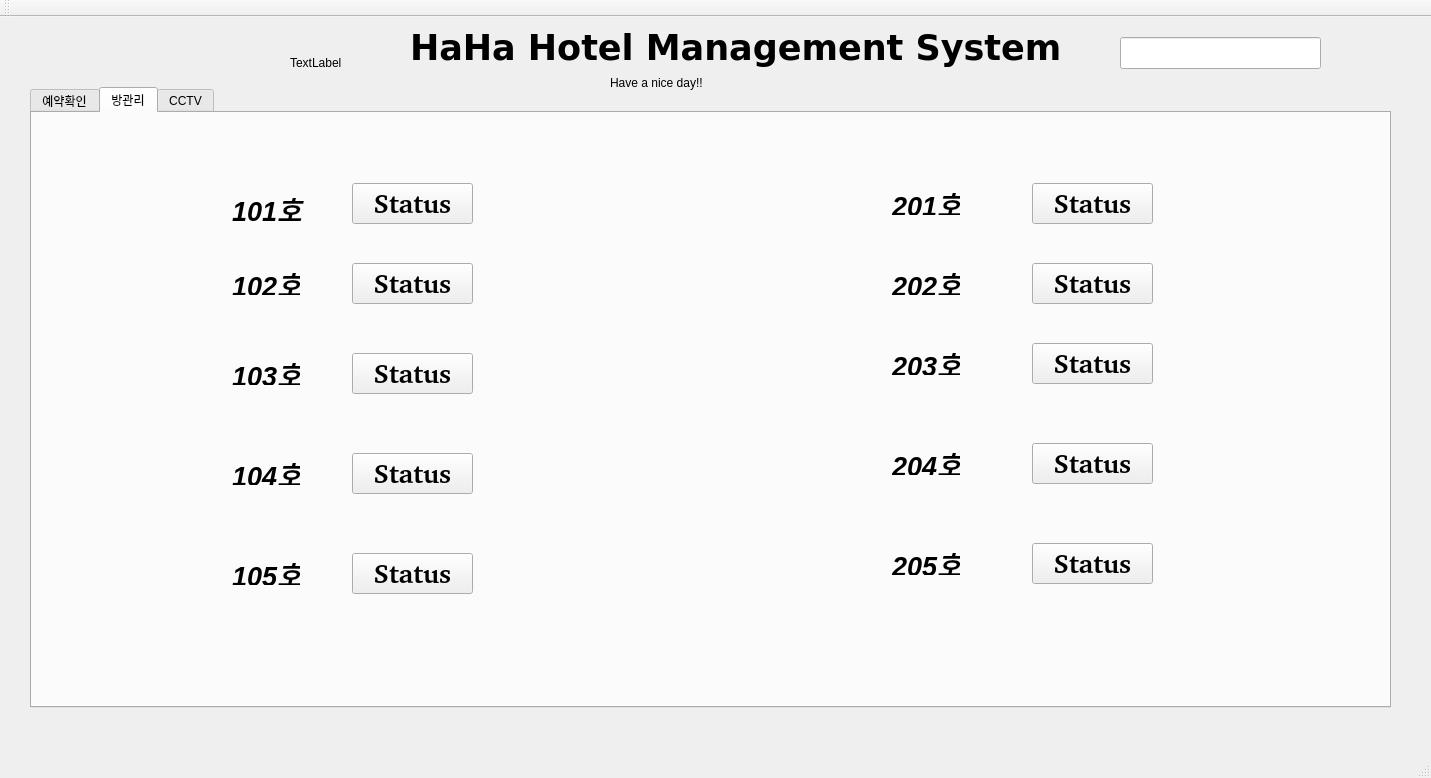
<?xml version="1.0" encoding="UTF-8"?>
<ui version="4.0">
 <class>MainWindow</class>
 <widget class="QMainWindow" name="MainWindow">
  <property name="geometry">
   <rect>
    <x>0</x>
    <y>0</y>
    <width>1431</width>
    <height>778</height>
   </rect>
  </property>
  <property name="maximumSize">
   <size>
    <width>1431</width>
    <height>778</height>
   </size>
  </property>
  <property name="windowTitle">
   <string>MainWindow</string>
  </property>
  <widget class="QWidget" name="centralWidget">
   <widget class="QLabel" name="main_label">
    <property name="geometry">
     <rect>
      <x>410</x>
      <y>0</y>
      <width>661</width>
      <height>61</height>
     </rect>
    </property>
    <property name="font">
     <font>
      <family>DejaVu Sans</family>
      <pointsize>26</pointsize>
      <weight>75</weight>
      <italic>false</italic>
      <bold>true</bold>
     </font>
    </property>
    <property name="text">
     <string>HaHa Hotel Management System </string>
    </property>
   </widget>
   <widget class="QTabWidget" name="tabWidget">
    <property name="geometry">
     <rect>
      <x>30</x>
      <y>70</y>
      <width>1361</width>
      <height>621</height>
     </rect>
    </property>
    <property name="currentIndex">
     <number>1</number>
    </property>
    <widget class="QWidget" name="tab">
     <attribute name="title">
      <string>예약확인</string>
     </attribute>
     <widget class="QLabel" name="label">
      <property name="geometry">
       <rect>
        <x>60</x>
        <y>80</y>
        <width>68</width>
        <height>22</height>
       </rect>
      </property>
      <property name="text">
       <string>101호 </string>
      </property>
     </widget>
     <widget class="QLabel" name="label_2">
      <property name="geometry">
       <rect>
        <x>60</x>
        <y>270</y>
        <width>68</width>
        <height>22</height>
       </rect>
      </property>
      <property name="text">
       <string>103호</string>
      </property>
     </widget>
     <widget class="QLabel" name="label_3">
      <property name="geometry">
       <rect>
        <x>60</x>
        <y>470</y>
        <width>68</width>
        <height>22</height>
       </rect>
      </property>
      <property name="text">
       <string>105호</string>
      </property>
     </widget>
     <widget class="QLabel" name="label_4">
      <property name="geometry">
       <rect>
        <x>60</x>
        <y>170</y>
        <width>68</width>
        <height>22</height>
       </rect>
      </property>
      <property name="text">
       <string>102호</string>
      </property>
     </widget>
     <widget class="QLabel" name="label_5">
      <property name="geometry">
       <rect>
        <x>60</x>
        <y>370</y>
        <width>68</width>
        <height>22</height>
       </rect>
      </property>
      <property name="text">
       <string>104호</string>
      </property>
     </widget>
     <widget class="QLabel" name="label_6">
      <property name="geometry">
       <rect>
        <x>710</x>
        <y>170</y>
        <width>68</width>
        <height>22</height>
       </rect>
      </property>
      <property name="text">
       <string>202호</string>
      </property>
     </widget>
     <widget class="QLabel" name="label_7">
      <property name="geometry">
       <rect>
        <x>710</x>
        <y>470</y>
        <width>68</width>
        <height>22</height>
       </rect>
      </property>
      <property name="text">
       <string>205호</string>
      </property>
     </widget>
     <widget class="QLabel" name="label_8">
      <property name="geometry">
       <rect>
        <x>710</x>
        <y>370</y>
        <width>68</width>
        <height>22</height>
       </rect>
      </property>
      <property name="text">
       <string>204호</string>
      </property>
     </widget>
     <widget class="QLabel" name="label_9">
      <property name="geometry">
       <rect>
        <x>710</x>
        <y>80</y>
        <width>68</width>
        <height>22</height>
       </rect>
      </property>
      <property name="text">
       <string>201호 </string>
      </property>
     </widget>
     <widget class="QLabel" name="label_10">
      <property name="geometry">
       <rect>
        <x>710</x>
        <y>270</y>
        <width>68</width>
        <height>22</height>
       </rect>
      </property>
      <property name="text">
       <string>203호</string>
      </property>
     </widget>
     <widget class="QProgressBar" name="progressBar_101">
      <property name="geometry">
       <rect>
        <x>130</x>
        <y>80</y>
        <width>31</width>
        <height>24</height>
       </rect>
      </property>
      <property name="value">
       <number>0</number>
      </property>
      <property name="textVisible">
       <bool>false</bool>
      </property>
     </widget>
     <widget class="QProgressBar" name="progressBar_102">
      <property name="geometry">
       <rect>
        <x>130</x>
        <y>170</y>
        <width>31</width>
        <height>24</height>
       </rect>
      </property>
      <property name="value">
       <number>0</number>
      </property>
      <property name="textVisible">
       <bool>false</bool>
      </property>
     </widget>
     <widget class="QProgressBar" name="progressBar_103">
      <property name="geometry">
       <rect>
        <x>130</x>
        <y>270</y>
        <width>31</width>
        <height>24</height>
       </rect>
      </property>
      <property name="value">
       <number>0</number>
      </property>
      <property name="textVisible">
       <bool>false</bool>
      </property>
     </widget>
     <widget class="QProgressBar" name="progressBar_104">
      <property name="geometry">
       <rect>
        <x>130</x>
        <y>370</y>
        <width>31</width>
        <height>24</height>
       </rect>
      </property>
      <property name="value">
       <number>0</number>
      </property>
      <property name="textVisible">
       <bool>false</bool>
      </property>
     </widget>
     <widget class="QProgressBar" name="progressBar_105">
      <property name="geometry">
       <rect>
        <x>130</x>
        <y>470</y>
        <width>31</width>
        <height>24</height>
       </rect>
      </property>
      <property name="value">
       <number>0</number>
      </property>
      <property name="textVisible">
       <bool>false</bool>
      </property>
     </widget>
     <widget class="QProgressBar" name="progressBar_201">
      <property name="geometry">
       <rect>
        <x>790</x>
        <y>80</y>
        <width>31</width>
        <height>24</height>
       </rect>
      </property>
      <property name="value">
       <number>0</number>
      </property>
      <property name="textVisible">
       <bool>false</bool>
      </property>
     </widget>
     <widget class="QProgressBar" name="progressBar_202">
      <property name="geometry">
       <rect>
        <x>790</x>
        <y>170</y>
        <width>31</width>
        <height>24</height>
       </rect>
      </property>
      <property name="value">
       <number>0</number>
      </property>
      <property name="textVisible">
       <bool>false</bool>
      </property>
     </widget>
     <widget class="QProgressBar" name="progressBar_203">
      <property name="geometry">
       <rect>
        <x>790</x>
        <y>270</y>
        <width>31</width>
        <height>24</height>
       </rect>
      </property>
      <property name="value">
       <number>0</number>
      </property>
      <property name="textVisible">
       <bool>false</bool>
      </property>
     </widget>
     <widget class="QProgressBar" name="progressBar_204">
      <property name="geometry">
       <rect>
        <x>790</x>
        <y>370</y>
        <width>31</width>
        <height>24</height>
       </rect>
      </property>
      <property name="value">
       <number>0</number>
      </property>
      <property name="textVisible">
       <bool>false</bool>
      </property>
     </widget>
     <widget class="QProgressBar" name="progressBar_205">
      <property name="geometry">
       <rect>
        <x>790</x>
        <y>470</y>
        <width>31</width>
        <height>24</height>
       </rect>
      </property>
      <property name="value">
       <number>0</number>
      </property>
      <property name="textVisible">
       <bool>false</bool>
      </property>
     </widget>
     <widget class="QLabel" name="label_21">
      <property name="geometry">
       <rect>
        <x>110</x>
        <y>30</y>
        <width>81</width>
        <height>22</height>
       </rect>
      </property>
      <property name="text">
       <string>체크인여부</string>
      </property>
     </widget>
     <widget class="QLabel" name="label_22">
      <property name="geometry">
       <rect>
        <x>770</x>
        <y>30</y>
        <width>81</width>
        <height>22</height>
       </rect>
      </property>
      <property name="text">
       <string>체크인여부</string>
      </property>
     </widget>
     <widget class="QPushButton" name="pushButton_checkin101">
      <property name="geometry">
       <rect>
        <x>220</x>
        <y>60</y>
        <width>99</width>
        <height>30</height>
       </rect>
      </property>
      <property name="text">
       <string>Check in</string>
      </property>
     </widget>
     <widget class="QPushButton" name="pushButton_checkout101">
      <property name="geometry">
       <rect>
        <x>220</x>
        <y>100</y>
        <width>99</width>
        <height>30</height>
       </rect>
      </property>
      <property name="text">
       <string>Check out</string>
      </property>
     </widget>
     <widget class="QPushButton" name="pushButton_checkin102">
      <property name="geometry">
       <rect>
        <x>220</x>
        <y>150</y>
        <width>99</width>
        <height>30</height>
       </rect>
      </property>
      <property name="text">
       <string>Check in</string>
      </property>
     </widget>
     <widget class="QPushButton" name="pushButton_checkout102">
      <property name="geometry">
       <rect>
        <x>220</x>
        <y>190</y>
        <width>99</width>
        <height>30</height>
       </rect>
      </property>
      <property name="text">
       <string>Check out</string>
      </property>
     </widget>
     <widget class="QPushButton" name="pushButton_checkin103">
      <property name="geometry">
       <rect>
        <x>220</x>
        <y>250</y>
        <width>99</width>
        <height>30</height>
       </rect>
      </property>
      <property name="text">
       <string>Check in</string>
      </property>
     </widget>
     <widget class="QPushButton" name="pushButton_checkout103">
      <property name="geometry">
       <rect>
        <x>220</x>
        <y>290</y>
        <width>99</width>
        <height>30</height>
       </rect>
      </property>
      <property name="text">
       <string>Check out</string>
      </property>
     </widget>
     <widget class="QPushButton" name="pushButton_checkin104">
      <property name="geometry">
       <rect>
        <x>220</x>
        <y>350</y>
        <width>99</width>
        <height>30</height>
       </rect>
      </property>
      <property name="text">
       <string>Check in</string>
      </property>
     </widget>
     <widget class="QPushButton" name="pushButton_checkout104">
      <property name="geometry">
       <rect>
        <x>220</x>
        <y>390</y>
        <width>99</width>
        <height>30</height>
       </rect>
      </property>
      <property name="text">
       <string>Check out</string>
      </property>
     </widget>
     <widget class="QPushButton" name="pushButton_checkin105">
      <property name="geometry">
       <rect>
        <x>220</x>
        <y>450</y>
        <width>99</width>
        <height>30</height>
       </rect>
      </property>
      <property name="text">
       <string>Check in</string>
      </property>
     </widget>
     <widget class="QPushButton" name="pushButton_checkout105">
      <property name="geometry">
       <rect>
        <x>220</x>
        <y>490</y>
        <width>99</width>
        <height>30</height>
       </rect>
      </property>
      <property name="text">
       <string>Check out</string>
      </property>
     </widget>
     <widget class="QPushButton" name="pushButton_checkin201">
      <property name="geometry">
       <rect>
        <x>890</x>
        <y>60</y>
        <width>99</width>
        <height>30</height>
       </rect>
      </property>
      <property name="text">
       <string>Check in</string>
      </property>
     </widget>
     <widget class="QPushButton" name="pushButton_checkout201">
      <property name="geometry">
       <rect>
        <x>890</x>
        <y>100</y>
        <width>99</width>
        <height>30</height>
       </rect>
      </property>
      <property name="text">
       <string>Check out</string>
      </property>
     </widget>
     <widget class="QPushButton" name="pushButton_checkin202">
      <property name="geometry">
       <rect>
        <x>890</x>
        <y>150</y>
        <width>99</width>
        <height>30</height>
       </rect>
      </property>
      <property name="text">
       <string>Check in</string>
      </property>
     </widget>
     <widget class="QPushButton" name="pushButton_checkout202">
      <property name="geometry">
       <rect>
        <x>890</x>
        <y>190</y>
        <width>99</width>
        <height>30</height>
       </rect>
      </property>
      <property name="text">
       <string>Check out</string>
      </property>
     </widget>
     <widget class="QPushButton" name="pushButton_checkin203">
      <property name="geometry">
       <rect>
        <x>890</x>
        <y>240</y>
        <width>99</width>
        <height>30</height>
       </rect>
      </property>
      <property name="text">
       <string>Check in</string>
      </property>
     </widget>
     <widget class="QPushButton" name="pushButton_checkout203">
      <property name="geometry">
       <rect>
        <x>890</x>
        <y>280</y>
        <width>99</width>
        <height>30</height>
       </rect>
      </property>
      <property name="text">
       <string>Check out</string>
      </property>
     </widget>
     <widget class="QPushButton" name="pushButton_checkin204">
      <property name="geometry">
       <rect>
        <x>890</x>
        <y>350</y>
        <width>99</width>
        <height>30</height>
       </rect>
      </property>
      <property name="text">
       <string>Check in</string>
      </property>
     </widget>
     <widget class="QPushButton" name="pushButton_checkout204">
      <property name="geometry">
       <rect>
        <x>890</x>
        <y>390</y>
        <width>99</width>
        <height>30</height>
       </rect>
      </property>
      <property name="text">
       <string>Check out</string>
      </property>
     </widget>
     <widget class="QPushButton" name="pushButton_checkin205">
      <property name="geometry">
       <rect>
        <x>890</x>
        <y>450</y>
        <width>99</width>
        <height>30</height>
       </rect>
      </property>
      <property name="text">
       <string>Check in</string>
      </property>
     </widget>
     <widget class="QPushButton" name="pushButton_checkout205">
      <property name="geometry">
       <rect>
        <x>890</x>
        <y>490</y>
        <width>99</width>
        <height>30</height>
       </rect>
      </property>
      <property name="text">
       <string>Check out</string>
      </property>
     </widget>
     <widget class="QCheckBox" name="checkBox_101">
      <property name="geometry">
       <rect>
        <x>360</x>
        <y>80</y>
        <width>101</width>
        <height>27</height>
       </rect>
      </property>
      <property name="text">
       <string>예약여부</string>
      </property>
     </widget>
     <widget class="QCheckBox" name="checkBox_102">
      <property name="geometry">
       <rect>
        <x>360</x>
        <y>170</y>
        <width>101</width>
        <height>27</height>
       </rect>
      </property>
      <property name="text">
       <string>예약여부</string>
      </property>
     </widget>
     <widget class="QCheckBox" name="checkBox_103">
      <property name="geometry">
       <rect>
        <x>360</x>
        <y>260</y>
        <width>101</width>
        <height>27</height>
       </rect>
      </property>
      <property name="text">
       <string>예약여부</string>
      </property>
     </widget>
     <widget class="QCheckBox" name="checkBox_104">
      <property name="geometry">
       <rect>
        <x>360</x>
        <y>360</y>
        <width>101</width>
        <height>27</height>
       </rect>
      </property>
      <property name="text">
       <string>예약여부</string>
      </property>
     </widget>
     <widget class="QCheckBox" name="checkBox_105">
      <property name="geometry">
       <rect>
        <x>360</x>
        <y>470</y>
        <width>101</width>
        <height>27</height>
       </rect>
      </property>
      <property name="text">
       <string>예약여부</string>
      </property>
     </widget>
     <widget class="QCheckBox" name="checkBox_6">
      <property name="geometry">
       <rect>
        <x>1030</x>
        <y>70</y>
        <width>101</width>
        <height>27</height>
       </rect>
      </property>
      <property name="text">
       <string>예약여부</string>
      </property>
     </widget>
     <widget class="QCheckBox" name="checkBox_7">
      <property name="geometry">
       <rect>
        <x>1030</x>
        <y>170</y>
        <width>101</width>
        <height>27</height>
       </rect>
      </property>
      <property name="text">
       <string>예약여부</string>
      </property>
     </widget>
     <widget class="QCheckBox" name="checkBox_8">
      <property name="geometry">
       <rect>
        <x>1030</x>
        <y>260</y>
        <width>101</width>
        <height>27</height>
       </rect>
      </property>
      <property name="text">
       <string>예약여부</string>
      </property>
     </widget>
     <widget class="QCheckBox" name="checkBox_9">
      <property name="geometry">
       <rect>
        <x>1030</x>
        <y>370</y>
        <width>101</width>
        <height>27</height>
       </rect>
      </property>
      <property name="text">
       <string>예약여부</string>
      </property>
     </widget>
     <widget class="QCheckBox" name="checkBox_10">
      <property name="geometry">
       <rect>
        <x>1030</x>
        <y>470</y>
        <width>101</width>
        <height>27</height>
       </rect>
      </property>
      <property name="text">
       <string>예약여부</string>
      </property>
     </widget>
     <widget class="QPushButton" name="pushButton_client101">
      <property name="geometry">
       <rect>
        <x>510</x>
        <y>80</y>
        <width>99</width>
        <height>30</height>
       </rect>
      </property>
      <property name="text">
       <string>고객정보</string>
      </property>
     </widget>
     <widget class="QPushButton" name="pushButton_client102">
      <property name="geometry">
       <rect>
        <x>510</x>
        <y>170</y>
        <width>99</width>
        <height>30</height>
       </rect>
      </property>
      <property name="text">
       <string>고객정보</string>
      </property>
     </widget>
     <widget class="QPushButton" name="pushButton_client103">
      <property name="geometry">
       <rect>
        <x>510</x>
        <y>260</y>
        <width>99</width>
        <height>30</height>
       </rect>
      </property>
      <property name="text">
       <string>고객정보</string>
      </property>
     </widget>
     <widget class="QPushButton" name="pushButton_client104">
      <property name="geometry">
       <rect>
        <x>510</x>
        <y>360</y>
        <width>99</width>
        <height>30</height>
       </rect>
      </property>
      <property name="text">
       <string>고객정보</string>
      </property>
     </widget>
     <widget class="QPushButton" name="pushButton_client105">
      <property name="geometry">
       <rect>
        <x>510</x>
        <y>460</y>
        <width>99</width>
        <height>30</height>
       </rect>
      </property>
      <property name="text">
       <string>고객정보</string>
      </property>
     </widget>
     <widget class="QPushButton" name="pushButton_client201">
      <property name="geometry">
       <rect>
        <x>1190</x>
        <y>60</y>
        <width>99</width>
        <height>30</height>
       </rect>
      </property>
      <property name="text">
       <string>고객정보</string>
      </property>
     </widget>
     <widget class="QPushButton" name="pushButton_client202">
      <property name="geometry">
       <rect>
        <x>1190</x>
        <y>170</y>
        <width>99</width>
        <height>30</height>
       </rect>
      </property>
      <property name="text">
       <string>고객정보</string>
      </property>
     </widget>
     <widget class="QPushButton" name="pushButton_client203">
      <property name="geometry">
       <rect>
        <x>1190</x>
        <y>260</y>
        <width>99</width>
        <height>30</height>
       </rect>
      </property>
      <property name="text">
       <string>고객정보</string>
      </property>
     </widget>
     <widget class="QPushButton" name="pushButton_client204">
      <property name="geometry">
       <rect>
        <x>1190</x>
        <y>370</y>
        <width>99</width>
        <height>30</height>
       </rect>
      </property>
      <property name="text">
       <string>고객정보</string>
      </property>
     </widget>
     <widget class="QPushButton" name="pushButton_client205">
      <property name="geometry">
       <rect>
        <x>1190</x>
        <y>480</y>
        <width>99</width>
        <height>30</height>
       </rect>
      </property>
      <property name="text">
       <string>고객정보</string>
      </property>
     </widget>
    </widget>
    <widget class="QWidget" name="tab_2">
     <attribute name="title">
      <string>방관리</string>
     </attribute>
     <widget class="QLabel" name="label_11">
      <property name="geometry">
       <rect>
        <x>200</x>
        <y>80</y>
        <width>81</width>
        <height>31</height>
       </rect>
      </property>
      <property name="font">
       <font>
        <pointsize>20</pointsize>
        <weight>75</weight>
        <italic>true</italic>
        <bold>true</bold>
       </font>
      </property>
      <property name="text">
       <string>101호</string>
      </property>
     </widget>
     <widget class="QPushButton" name="pushButton_status101">
      <property name="geometry">
       <rect>
        <x>320</x>
        <y>70</y>
        <width>121</width>
        <height>41</height>
       </rect>
      </property>
      <property name="font">
       <font>
        <family>Bitstream Charter</family>
        <pointsize>20</pointsize>
        <weight>75</weight>
        <bold>true</bold>
       </font>
      </property>
      <property name="text">
       <string>Status</string>
      </property>
     </widget>
     <widget class="QPushButton" name="pushButton_status102">
      <property name="geometry">
       <rect>
        <x>320</x>
        <y>150</y>
        <width>121</width>
        <height>41</height>
       </rect>
      </property>
      <property name="font">
       <font>
        <family>Bitstream Charter</family>
        <pointsize>20</pointsize>
        <weight>75</weight>
        <bold>true</bold>
       </font>
      </property>
      <property name="text">
       <string>Status</string>
      </property>
     </widget>
     <widget class="QLabel" name="label_12">
      <property name="geometry">
       <rect>
        <x>200</x>
        <y>160</y>
        <width>68</width>
        <height>22</height>
       </rect>
      </property>
      <property name="font">
       <font>
        <pointsize>20</pointsize>
        <weight>75</weight>
        <italic>true</italic>
        <bold>true</bold>
       </font>
      </property>
      <property name="text">
       <string>102호</string>
      </property>
     </widget>
     <widget class="QPushButton" name="pushButton_status103">
      <property name="geometry">
       <rect>
        <x>320</x>
        <y>240</y>
        <width>121</width>
        <height>41</height>
       </rect>
      </property>
      <property name="font">
       <font>
        <family>Bitstream Charter</family>
        <pointsize>20</pointsize>
        <weight>75</weight>
        <bold>true</bold>
       </font>
      </property>
      <property name="text">
       <string>Status</string>
      </property>
     </widget>
     <widget class="QLabel" name="label_13">
      <property name="geometry">
       <rect>
        <x>200</x>
        <y>250</y>
        <width>68</width>
        <height>22</height>
       </rect>
      </property>
      <property name="font">
       <font>
        <pointsize>20</pointsize>
        <weight>75</weight>
        <italic>true</italic>
        <bold>true</bold>
       </font>
      </property>
      <property name="text">
       <string>103호</string>
      </property>
     </widget>
     <widget class="QPushButton" name="pushButton_104">
      <property name="geometry">
       <rect>
        <x>320</x>
        <y>340</y>
        <width>121</width>
        <height>41</height>
       </rect>
      </property>
      <property name="font">
       <font>
        <family>Bitstream Charter</family>
        <pointsize>20</pointsize>
        <weight>75</weight>
        <bold>true</bold>
       </font>
      </property>
      <property name="text">
       <string>Status</string>
      </property>
     </widget>
     <widget class="QLabel" name="label_14">
      <property name="geometry">
       <rect>
        <x>200</x>
        <y>350</y>
        <width>68</width>
        <height>22</height>
       </rect>
      </property>
      <property name="font">
       <font>
        <pointsize>20</pointsize>
        <weight>75</weight>
        <italic>true</italic>
        <bold>true</bold>
       </font>
      </property>
      <property name="text">
       <string>104호</string>
      </property>
     </widget>
     <widget class="QPushButton" name="pushButton_status105">
      <property name="geometry">
       <rect>
        <x>320</x>
        <y>440</y>
        <width>121</width>
        <height>41</height>
       </rect>
      </property>
      <property name="font">
       <font>
        <family>Bitstream Charter</family>
        <pointsize>20</pointsize>
        <weight>75</weight>
        <bold>true</bold>
       </font>
      </property>
      <property name="text">
       <string>Status</string>
      </property>
     </widget>
     <widget class="QLabel" name="label_15">
      <property name="geometry">
       <rect>
        <x>200</x>
        <y>450</y>
        <width>68</width>
        <height>22</height>
       </rect>
      </property>
      <property name="font">
       <font>
        <pointsize>20</pointsize>
        <weight>75</weight>
        <italic>true</italic>
        <bold>true</bold>
       </font>
      </property>
      <property name="text">
       <string>105호</string>
      </property>
     </widget>
     <widget class="QPushButton" name="pushButton_status201">
      <property name="geometry">
       <rect>
        <x>1000</x>
        <y>70</y>
        <width>121</width>
        <height>41</height>
       </rect>
      </property>
      <property name="font">
       <font>
        <family>Bitstream Charter</family>
        <pointsize>20</pointsize>
        <weight>75</weight>
        <bold>true</bold>
       </font>
      </property>
      <property name="text">
       <string>Status</string>
      </property>
     </widget>
     <widget class="QLabel" name="label_16">
      <property name="geometry">
       <rect>
        <x>860</x>
        <y>80</y>
        <width>68</width>
        <height>22</height>
       </rect>
      </property>
      <property name="font">
       <font>
        <pointsize>20</pointsize>
        <weight>75</weight>
        <italic>true</italic>
        <bold>true</bold>
       </font>
      </property>
      <property name="text">
       <string>201호</string>
      </property>
     </widget>
     <widget class="QPushButton" name="pushButton_status202">
      <property name="geometry">
       <rect>
        <x>1000</x>
        <y>150</y>
        <width>121</width>
        <height>41</height>
       </rect>
      </property>
      <property name="font">
       <font>
        <family>Bitstream Charter</family>
        <pointsize>20</pointsize>
        <weight>75</weight>
        <bold>true</bold>
       </font>
      </property>
      <property name="text">
       <string>Status</string>
      </property>
     </widget>
     <widget class="QLabel" name="label_17">
      <property name="geometry">
       <rect>
        <x>860</x>
        <y>160</y>
        <width>68</width>
        <height>22</height>
       </rect>
      </property>
      <property name="font">
       <font>
        <pointsize>20</pointsize>
        <weight>75</weight>
        <italic>true</italic>
        <bold>true</bold>
       </font>
      </property>
      <property name="text">
       <string>202호</string>
      </property>
     </widget>
     <widget class="QPushButton" name="pushButton_status203">
      <property name="geometry">
       <rect>
        <x>1000</x>
        <y>230</y>
        <width>121</width>
        <height>41</height>
       </rect>
      </property>
      <property name="font">
       <font>
        <family>Bitstream Charter</family>
        <pointsize>20</pointsize>
        <weight>75</weight>
        <bold>true</bold>
       </font>
      </property>
      <property name="text">
       <string>Status</string>
      </property>
     </widget>
     <widget class="QLabel" name="label_18">
      <property name="geometry">
       <rect>
        <x>860</x>
        <y>240</y>
        <width>68</width>
        <height>22</height>
       </rect>
      </property>
      <property name="font">
       <font>
        <pointsize>20</pointsize>
        <weight>75</weight>
        <italic>true</italic>
        <bold>true</bold>
       </font>
      </property>
      <property name="text">
       <string>203호</string>
      </property>
     </widget>
     <widget class="QPushButton" name="pushButton_status204">
      <property name="geometry">
       <rect>
        <x>1000</x>
        <y>330</y>
        <width>121</width>
        <height>41</height>
       </rect>
      </property>
      <property name="font">
       <font>
        <family>Bitstream Charter</family>
        <pointsize>20</pointsize>
        <weight>75</weight>
        <bold>true</bold>
       </font>
      </property>
      <property name="text">
       <string>Status</string>
      </property>
     </widget>
     <widget class="QLabel" name="label_19">
      <property name="geometry">
       <rect>
        <x>860</x>
        <y>340</y>
        <width>68</width>
        <height>22</height>
       </rect>
      </property>
      <property name="font">
       <font>
        <pointsize>20</pointsize>
        <weight>75</weight>
        <italic>true</italic>
        <bold>true</bold>
       </font>
      </property>
      <property name="text">
       <string>204호</string>
      </property>
     </widget>
     <widget class="QPushButton" name="pushButton_status205">
      <property name="geometry">
       <rect>
        <x>1000</x>
        <y>430</y>
        <width>121</width>
        <height>41</height>
       </rect>
      </property>
      <property name="font">
       <font>
        <family>Bitstream Charter</family>
        <pointsize>20</pointsize>
        <weight>75</weight>
        <bold>true</bold>
       </font>
      </property>
      <property name="text">
       <string>Status</string>
      </property>
     </widget>
     <widget class="QLabel" name="label_20">
      <property name="geometry">
       <rect>
        <x>860</x>
        <y>440</y>
        <width>68</width>
        <height>22</height>
       </rect>
      </property>
      <property name="font">
       <font>
        <pointsize>20</pointsize>
        <weight>75</weight>
        <italic>true</italic>
        <bold>true</bold>
       </font>
      </property>
      <property name="text">
       <string>205호</string>
      </property>
     </widget>
    </widget>
    <widget class="QWidget" name="tab_3">
     <attribute name="title">
      <string>CCTV</string>
     </attribute>
     <widget class="QPushButton" name="btnStart">
      <property name="geometry">
       <rect>
        <x>1240</x>
        <y>20</y>
        <width>99</width>
        <height>30</height>
       </rect>
      </property>
      <property name="text">
       <string>START</string>
      </property>
     </widget>
     <widget class="QPushButton" name="btnStop">
      <property name="geometry">
       <rect>
        <x>1240</x>
        <y>60</y>
        <width>99</width>
        <height>30</height>
       </rect>
      </property>
      <property name="text">
       <string>STOP</string>
      </property>
     </widget>
     <widget class="QLabel" name="imgLabel">
      <property name="geometry">
       <rect>
        <x>100</x>
        <y>20</y>
        <width>351</width>
        <height>221</height>
       </rect>
      </property>
      <property name="text">
       <string>Camera Disabled</string>
      </property>
      <property name="alignment">
       <set>Qt::AlignCenter</set>
      </property>
     </widget>
     <widget class="QLabel" name="label_23">
      <property name="geometry">
       <rect>
        <x>240</x>
        <y>250</y>
        <width>68</width>
        <height>22</height>
       </rect>
      </property>
      <property name="text">
       <string>CCTV1</string>
      </property>
     </widget>
     <widget class="QLabel" name="label_47">
      <property name="geometry">
       <rect>
        <x>230</x>
        <y>530</y>
        <width>68</width>
        <height>22</height>
       </rect>
      </property>
      <property name="text">
       <string>CCTV3</string>
      </property>
     </widget>
     <widget class="QLabel" name="label_48">
      <property name="geometry">
       <rect>
        <x>820</x>
        <y>260</y>
        <width>68</width>
        <height>22</height>
       </rect>
      </property>
      <property name="text">
       <string>CCTV2</string>
      </property>
     </widget>
     <widget class="QLabel" name="label_49">
      <property name="geometry">
       <rect>
        <x>820</x>
        <y>530</y>
        <width>68</width>
        <height>22</height>
       </rect>
      </property>
      <property name="text">
       <string>CCTV4</string>
      </property>
     </widget>
     <widget class="QLabel" name="label_Screen2">
      <property name="geometry">
       <rect>
        <x>680</x>
        <y>10</y>
        <width>351</width>
        <height>231</height>
       </rect>
      </property>
      <property name="text">
       <string>                               화면 조정 중</string>
      </property>
     </widget>
     <widget class="QLabel" name="label_Screen4">
      <property name="geometry">
       <rect>
        <x>680</x>
        <y>290</y>
        <width>351</width>
        <height>231</height>
       </rect>
      </property>
      <property name="text">
       <string>                               화면 조정 중</string>
      </property>
     </widget>
     <widget class="QLabel" name="label_Screen3">
      <property name="geometry">
       <rect>
        <x>100</x>
        <y>290</y>
        <width>351</width>
        <height>231</height>
       </rect>
      </property>
      <property name="text">
       <string>                               화면 조정 중</string>
      </property>
     </widget>
    </widget>
   </widget>
   <widget class="QLineEdit" name="lineEdit_time">
    <property name="geometry">
     <rect>
      <x>1120</x>
      <y>20</y>
      <width>201</width>
      <height>32</height>
     </rect>
    </property>
   </widget>
   <widget class="QLabel" name="label_first">
    <property name="geometry">
     <rect>
      <x>610</x>
      <y>50</y>
      <width>271</width>
      <height>31</height>
     </rect>
    </property>
    <property name="text">
     <string>Have a nice day!!</string>
    </property>
    <property name="textFormat">
     <enum>Qt::AutoText</enum>
    </property>
   </widget>
   <widget class="QLabel" name="label_Haha">
    <property name="geometry">
     <rect>
      <x>290</x>
      <y>0</y>
      <width>101</width>
      <height>91</height>
     </rect>
    </property>
    <property name="text">
     <string>TextLabel</string>
    </property>
   </widget>
  </widget>
  <widget class="QMenuBar" name="menuBar">
   <property name="geometry">
    <rect>
     <x>0</x>
     <y>0</y>
     <width>1431</width>
     <height>28</height>
    </rect>
   </property>
  </widget>
  <widget class="QToolBar" name="mainToolBar">
   <attribute name="toolBarArea">
    <enum>TopToolBarArea</enum>
   </attribute>
   <attribute name="toolBarBreak">
    <bool>false</bool>
   </attribute>
  </widget>
  <widget class="QStatusBar" name="statusBar"/>
 </widget>
 <layoutdefault spacing="6" margin="11"/>
 <resources/>
 <connections/>
</ui>
